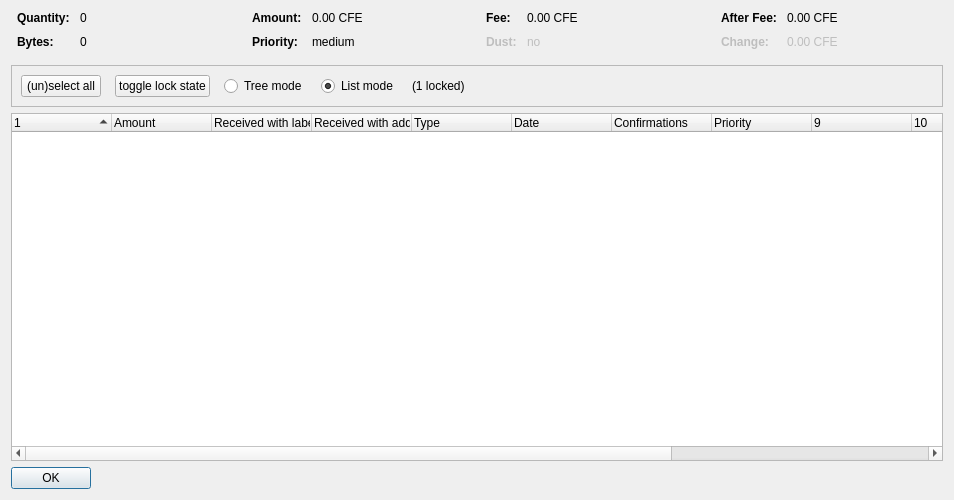
<?xml version="1.0" encoding="UTF-8"?>
<ui version="4.0">
 <class>CoinControlDialog</class>
 <widget class="QDialog" name="CoinControlDialog">
  <property name="geometry">
   <rect>
    <x>0</x>
    <y>0</y>
    <width>954</width>
    <height>500</height>
   </rect>
  </property>
  <property name="windowTitle">
   <string>Coin Selection</string>
  </property>
  <layout class="QVBoxLayout" name="verticalLayout">
   <item>
    <layout class="QHBoxLayout" name="horizontalLayoutTop" stretch="0,0,0,0">
     <property name="topMargin">
      <number>0</number>
     </property>
     <property name="bottomMargin">
      <number>10</number>
     </property>
     <item>
      <layout class="QFormLayout" name="formLayoutCoinControl1">
       <property name="horizontalSpacing">
        <number>10</number>
       </property>
       <property name="verticalSpacing">
        <number>10</number>
       </property>
       <property name="leftMargin">
        <number>6</number>
       </property>
       <property name="rightMargin">
        <number>6</number>
       </property>
       <item row="0" column="0">
        <widget class="QLabel" name="labelCoinControlQuantityText">
         <property name="font">
          <font>
           <weight>75</weight>
           <bold>true</bold>
          </font>
         </property>
         <property name="text">
          <string>Quantity:</string>
         </property>
        </widget>
       </item>
       <item row="0" column="1">
        <widget class="QLabel" name="labelCoinControlQuantity">
         <property name="cursor">
          <cursorShape>IBeamCursor</cursorShape>
         </property>
         <property name="contextMenuPolicy">
          <enum>Qt::ActionsContextMenu</enum>
         </property>
         <property name="text">
          <string notr="true">0</string>
         </property>
         <property name="textInteractionFlags">
          <set>Qt::LinksAccessibleByMouse|Qt::TextSelectableByKeyboard|Qt::TextSelectableByMouse</set>
         </property>
        </widget>
       </item>
       <item row="1" column="0">
        <widget class="QLabel" name="labelCoinControlBytesText">
         <property name="font">
          <font>
           <weight>75</weight>
           <bold>true</bold>
          </font>
         </property>
         <property name="text">
          <string>Bytes:</string>
         </property>
        </widget>
       </item>
       <item row="1" column="1">
        <widget class="QLabel" name="labelCoinControlBytes">
         <property name="cursor">
          <cursorShape>IBeamCursor</cursorShape>
         </property>
         <property name="contextMenuPolicy">
          <enum>Qt::ActionsContextMenu</enum>
         </property>
         <property name="text">
          <string notr="true">0</string>
         </property>
         <property name="textInteractionFlags">
          <set>Qt::LinksAccessibleByMouse|Qt::TextSelectableByKeyboard|Qt::TextSelectableByMouse</set>
         </property>
        </widget>
       </item>
      </layout>
     </item>
     <item>
      <layout class="QFormLayout" name="formLayoutCoinControl2">
       <property name="horizontalSpacing">
        <number>10</number>
       </property>
       <property name="verticalSpacing">
        <number>10</number>
       </property>
       <property name="leftMargin">
        <number>6</number>
       </property>
       <property name="rightMargin">
        <number>6</number>
       </property>
       <item row="0" column="0">
        <widget class="QLabel" name="labelCoinControlAmountText">
         <property name="font">
          <font>
           <weight>75</weight>
           <bold>true</bold>
          </font>
         </property>
         <property name="text">
          <string>Amount:</string>
         </property>
        </widget>
       </item>
       <item row="0" column="1">
        <widget class="QLabel" name="labelCoinControlAmount">
         <property name="cursor">
          <cursorShape>IBeamCursor</cursorShape>
         </property>
         <property name="contextMenuPolicy">
          <enum>Qt::ActionsContextMenu</enum>
         </property>
         <property name="text">
          <string notr="true">0.00 CFE</string>
         </property>
         <property name="textInteractionFlags">
          <set>Qt::LinksAccessibleByMouse|Qt::TextSelectableByKeyboard|Qt::TextSelectableByMouse</set>
         </property>
        </widget>
       </item>
       <item row="1" column="0">
        <widget class="QLabel" name="labelCoinControlPriorityText">
         <property name="font">
          <font>
           <weight>75</weight>
           <bold>true</bold>
          </font>
         </property>
         <property name="text">
          <string>Priority:</string>
         </property>
        </widget>
       </item>
       <item row="1" column="1">
        <widget class="QLabel" name="labelCoinControlPriority">
         <property name="cursor">
          <cursorShape>IBeamCursor</cursorShape>
         </property>
         <property name="contextMenuPolicy">
          <enum>Qt::ActionsContextMenu</enum>
         </property>
         <property name="text">
          <string>medium</string>
         </property>
         <property name="textInteractionFlags">
          <set>Qt::LinksAccessibleByMouse|Qt::TextSelectableByKeyboard|Qt::TextSelectableByMouse</set>
         </property>
        </widget>
       </item>
      </layout>
     </item>
     <item>
      <layout class="QFormLayout" name="formLayoutCoinControl3">
       <property name="horizontalSpacing">
        <number>10</number>
       </property>
       <property name="verticalSpacing">
        <number>10</number>
       </property>
       <property name="leftMargin">
        <number>6</number>
       </property>
       <property name="rightMargin">
        <number>6</number>
       </property>
       <item row="0" column="0">
        <widget class="QLabel" name="labelCoinControlFeeText">
         <property name="font">
          <font>
           <weight>75</weight>
           <bold>true</bold>
          </font>
         </property>
         <property name="text">
          <string>Fee:</string>
         </property>
        </widget>
       </item>
       <item row="0" column="1">
        <widget class="QLabel" name="labelCoinControlFee">
         <property name="cursor">
          <cursorShape>IBeamCursor</cursorShape>
         </property>
         <property name="contextMenuPolicy">
          <enum>Qt::ActionsContextMenu</enum>
         </property>
         <property name="text">
          <string notr="true">0.00 CFE</string>
         </property>
         <property name="textInteractionFlags">
          <set>Qt::LinksAccessibleByMouse|Qt::TextSelectableByKeyboard|Qt::TextSelectableByMouse</set>
         </property>
        </widget>
       </item>
       <item row="1" column="0">
        <widget class="QLabel" name="labelCoinControlLowOutputText">
         <property name="enabled">
          <bool>false</bool>
         </property>
         <property name="font">
          <font>
           <weight>75</weight>
           <bold>true</bold>
          </font>
         </property>
         <property name="text">
          <string>Dust:</string>
         </property>
        </widget>
       </item>
       <item row="1" column="1">
        <widget class="QLabel" name="labelCoinControlLowOutput">
         <property name="enabled">
          <bool>false</bool>
         </property>
         <property name="cursor">
          <cursorShape>IBeamCursor</cursorShape>
         </property>
         <property name="contextMenuPolicy">
          <enum>Qt::ActionsContextMenu</enum>
         </property>
         <property name="text">
          <string>no</string>
         </property>
         <property name="textInteractionFlags">
          <set>Qt::LinksAccessibleByMouse|Qt::TextSelectableByKeyboard|Qt::TextSelectableByMouse</set>
         </property>
        </widget>
       </item>
      </layout>
     </item>
     <item>
      <layout class="QFormLayout" name="formLayoutCoinControl4">
       <property name="horizontalSpacing">
        <number>10</number>
       </property>
       <property name="verticalSpacing">
        <number>10</number>
       </property>
       <property name="leftMargin">
        <number>6</number>
       </property>
       <property name="rightMargin">
        <number>6</number>
       </property>
       <item row="0" column="0">
        <widget class="QLabel" name="labelCoinControlAfterFeeText">
         <property name="font">
          <font>
           <weight>75</weight>
           <bold>true</bold>
          </font>
         </property>
         <property name="text">
          <string>After Fee:</string>
         </property>
        </widget>
       </item>
       <item row="0" column="1">
        <widget class="QLabel" name="labelCoinControlAfterFee">
         <property name="cursor">
          <cursorShape>IBeamCursor</cursorShape>
         </property>
         <property name="contextMenuPolicy">
          <enum>Qt::ActionsContextMenu</enum>
         </property>
         <property name="text">
          <string notr="true">0.00 CFE</string>
         </property>
         <property name="textInteractionFlags">
          <set>Qt::LinksAccessibleByMouse|Qt::TextSelectableByKeyboard|Qt::TextSelectableByMouse</set>
         </property>
        </widget>
       </item>
       <item row="1" column="0">
        <widget class="QLabel" name="labelCoinControlChangeText">
         <property name="enabled">
          <bool>false</bool>
         </property>
         <property name="font">
          <font>
           <weight>75</weight>
           <bold>true</bold>
          </font>
         </property>
         <property name="text">
          <string>Change:</string>
         </property>
        </widget>
       </item>
       <item row="1" column="1">
        <widget class="QLabel" name="labelCoinControlChange">
         <property name="enabled">
          <bool>false</bool>
         </property>
         <property name="cursor">
          <cursorShape>IBeamCursor</cursorShape>
         </property>
         <property name="contextMenuPolicy">
          <enum>Qt::ActionsContextMenu</enum>
         </property>
         <property name="text">
          <string notr="true">0.00 CFE</string>
         </property>
         <property name="textInteractionFlags">
          <set>Qt::LinksAccessibleByMouse|Qt::TextSelectableByKeyboard|Qt::TextSelectableByMouse</set>
         </property>
        </widget>
       </item>
      </layout>
     </item>
    </layout>
   </item>
   <item>
    <widget class="QFrame" name="frame">
     <property name="minimumSize">
      <size>
       <width>0</width>
       <height>40</height>
      </size>
     </property>
     <property name="frameShape">
      <enum>QFrame::StyledPanel</enum>
     </property>
     <property name="frameShadow">
      <enum>QFrame::Sunken</enum>
     </property>
     <layout class="QHBoxLayout" name="horizontalLayout">
      <item>
       <layout class="QHBoxLayout" name="horizontalLayoutPanel" stretch="0,0,0,0,0,0">
        <property name="spacing">
         <number>14</number>
        </property>
        <item>
         <widget class="QPushButton" name="pushButtonSelectAll">
          <property name="sizePolicy">
           <sizepolicy hsizetype="Maximum" vsizetype="Fixed">
            <horstretch>0</horstretch>
            <verstretch>0</verstretch>
           </sizepolicy>
          </property>
          <property name="text">
           <string>(un)select all</string>
          </property>
          <property name="autoDefault">
           <bool>false</bool>
          </property>
         </widget>
        </item>
        <item>
         <widget class="QPushButton" name="pushButtonToggleLock">
          <property name="sizePolicy">
           <sizepolicy hsizetype="Maximum" vsizetype="Fixed">
            <horstretch>0</horstretch>
            <verstretch>0</verstretch>
           </sizepolicy>
          </property>
          <property name="text">
           <string>toggle lock state</string>
          </property>
          <property name="autoDefault">
           <bool>false</bool>
          </property>
         </widget>
        </item>
        <item>
         <widget class="QRadioButton" name="radioTreeMode">
          <property name="sizePolicy">
           <sizepolicy hsizetype="Maximum" vsizetype="Fixed">
            <horstretch>0</horstretch>
            <verstretch>0</verstretch>
           </sizepolicy>
          </property>
          <property name="text">
           <string>Tree mode</string>
          </property>
         </widget>
        </item>
        <item>
         <widget class="QRadioButton" name="radioListMode">
          <property name="sizePolicy">
           <sizepolicy hsizetype="Maximum" vsizetype="Fixed">
            <horstretch>0</horstretch>
            <verstretch>0</verstretch>
           </sizepolicy>
          </property>
          <property name="text">
           <string>List mode</string>
          </property>
          <property name="checked">
           <bool>true</bool>
          </property>
         </widget>
        </item>
        <item>
         <widget class="QLabel" name="labelLocked">
          <property name="text">
           <string>(1 locked)</string>
          </property>
         </widget>
        </item>
        <item>
         <spacer name="horizontalSpacer">
          <property name="orientation">
           <enum>Qt::Horizontal</enum>
          </property>
          <property name="sizeHint" stdset="0">
           <size>
            <width>40</width>
            <height>20</height>
           </size>
          </property>
         </spacer>
        </item>
       </layout>
      </item>
     </layout>
    </widget>
   </item>
   <item>
    <widget class="CoinControlTreeWidget" name="treeWidget">
     <property name="contextMenuPolicy">
      <enum>Qt::CustomContextMenu</enum>
     </property>
     <property name="sortingEnabled">
      <bool>false</bool>
     </property>
     <property name="columnCount">
      <number>13</number>
     </property>
     <attribute name="headerShowSortIndicator" stdset="0">
      <bool>true</bool>
     </attribute>
     <attribute name="headerStretchLastSection">
      <bool>false</bool>
     </attribute>
     <column>
      <property name="text">
       <string/>
      </property>
     </column>
     <column>
      <property name="text">
       <string>Amount</string>
      </property>
     </column>
     <column>
      <property name="text">
       <string>Received with label</string>
      </property>
     </column>
     <column>
      <property name="text">
       <string>Received with address</string>
      </property>
     </column>
     <column>
      <property name="text">
	<string>Type</string>
      </property>
     </column>
     <column>
      <property name="text">	 
       <string>Date</string>
      </property>
     </column>
     <column>
      <property name="text">
       <string>Confirmations</string>
      </property>
      <property name="toolTip">
       <string>Confirmed</string>
      </property>
     </column>
     <column>
      <property name="text">
       <string>Priority</string>
      </property>
     </column>
     <column>
      <property name="text">
       <string/>
      </property>
     </column>
     <column>
      <property name="text">
       <string/>
      </property>
     </column>
     <column>
      <property name="text">
       <string/>
      </property>
     </column>
     <column>
      <property name="text">
       <string/>
      </property>
     </column>
     <column>
      <property name="text">
       <string/>
      </property>
     </column>
    </widget>
   </item>
   <item>
    <widget class="QDialogButtonBox" name="buttonBox">
     <property name="sizePolicy">
      <sizepolicy hsizetype="Maximum" vsizetype="Fixed">
       <horstretch>0</horstretch>
       <verstretch>0</verstretch>
      </sizepolicy>
     </property>
     <property name="orientation">
      <enum>Qt::Horizontal</enum>
     </property>
     <property name="standardButtons">
      <set>QDialogButtonBox::Ok</set>
     </property>
    </widget>
   </item>
  </layout>
 </widget>
 <customwidgets>
  <customwidget>
   <class>CoinControlTreeWidget</class>
   <extends>QTreeWidget</extends>
   <header>coincontroltreewidget.h</header>
  </customwidget>
 </customwidgets>
 <resources/>
 <connections/>
</ui>
